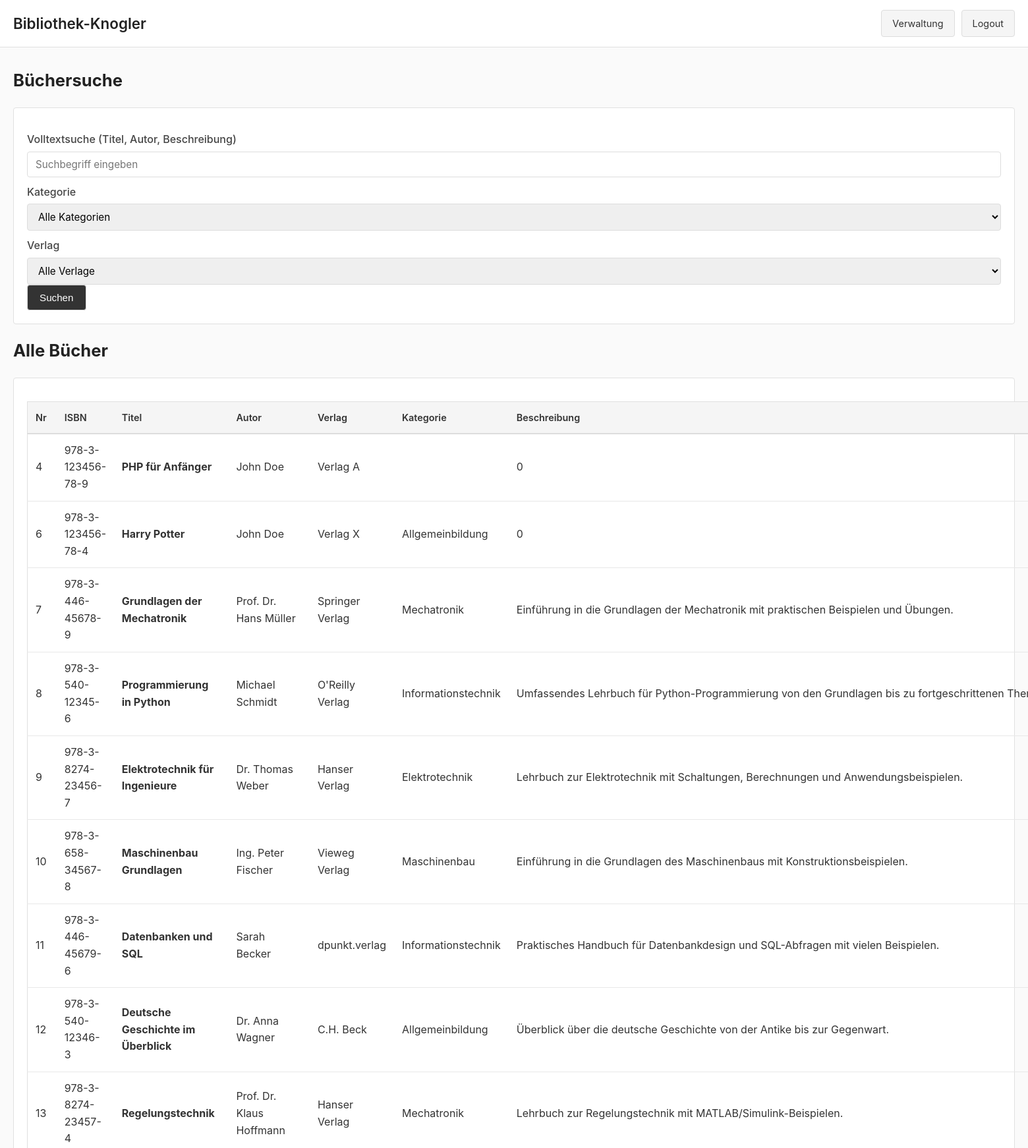
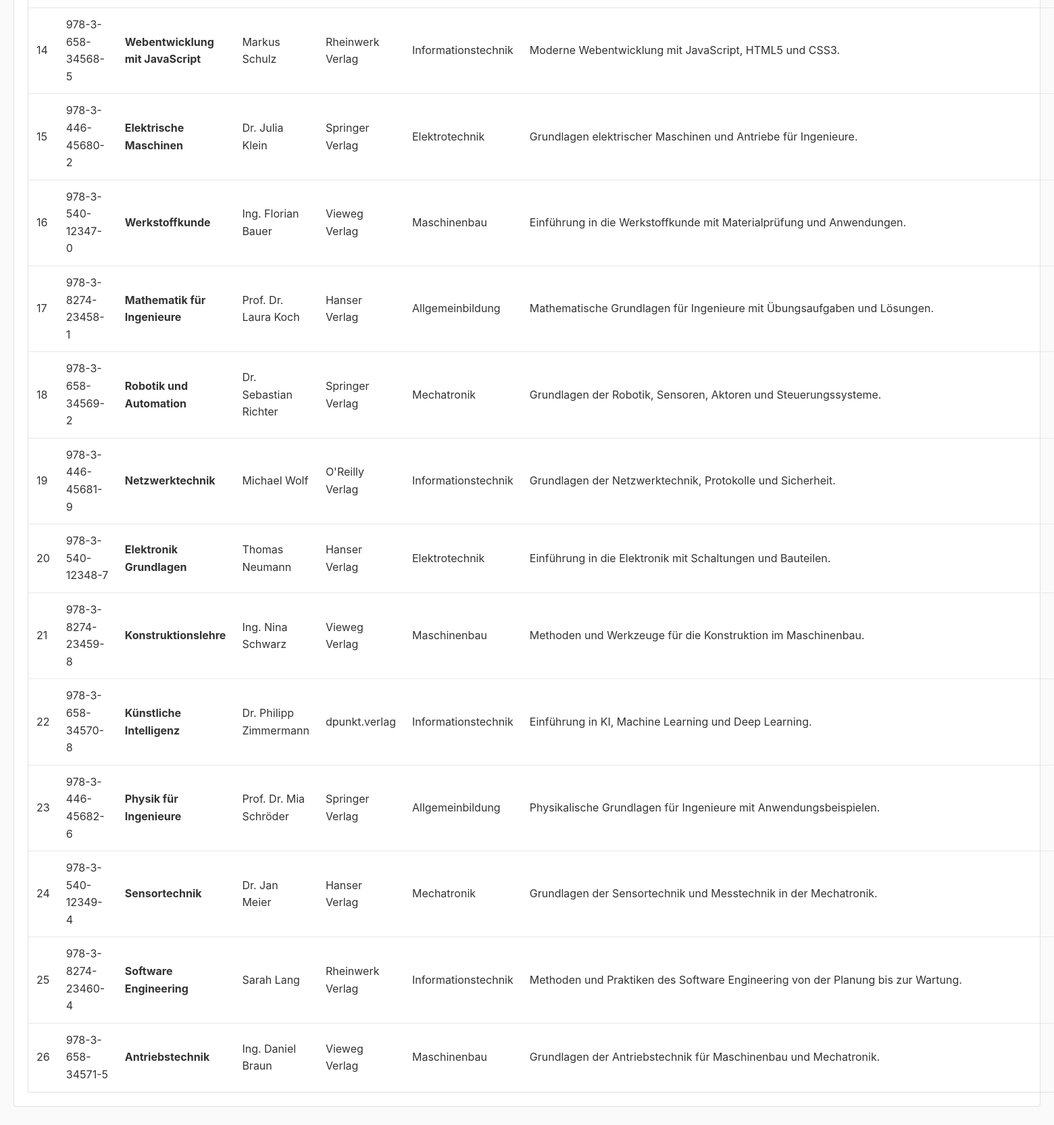
The page / (signed in) on the database its author committed (2 pictures, top to bottom).
### tables this page shows
CREATE TABLE `buch` (
  `buch_nr` int(11) NOT NULL,
  `isbn` varchar(20) DEFAULT NULL,
  `titel` varchar(255) DEFAULT NULL,
  `autor` varchar(255) DEFAULT NULL,
  `verlag` varchar(255) DEFAULT NULL,
  `beschreibung` text DEFAULT NULL,
  `anschaffungspreis` decimal(10,2) DEFAULT NULL,
  `kategorie` varchar(100) DEFAULT NULL
);

### index.php (the view, shortened to what this page needs)
<?php
$conn = new mysqli("localhost", "root", "", "bibliothek_mtsp");
$conn->set_charset("utf8mb4");
$suche = trim($_GET["suche"] ?? "");
$sql = "SELECT buch_nr, isbn, titel, autor, verlag, beschreibung, kategorie FROM buch WHERE 1=1";
$sql .= " ORDER BY buch_nr ASC";
$ergebnis = $conn->query($sql);
?>
<!DOCTYPE html>
<html lang="de">
<head>
    <link rel="stylesheet" href="style/style.css">
</head>
<body>
    <nav class="header-bar">
        <h1><a href="index.php" style="text-decoration: none; color: inherit;">Bibliothek-Knogler</a></h1>
        <div class="header-actions">
            <?php if (isset($_SESSION['bibliothekar_angemeldet']) && $_SESSION['bibliothekar_angemeldet'] === true): ?>
                <a href="verwaltung.php">Verwaltung</a>
                <a href="logout.php">Logout</a>
            <?php else: ?>
                <a href="login.php">Anmelden</a>
            <?php endif; ?>
        </div>
    </nav>
    <main>
        <h2>Büchersuche</h2>
        <section>
            <form method="get">
                <label for="suche">Volltextsuche (Titel, Autor, Beschreibung)</label>
                <input type="text" id="suche" name="suche" value="<?php echo htmlspecialchars($suche); ?>" placeholder="Suchbegriff eingeben">
                <label for="kategorie">Kategorie</label>
                <select id="kategorie" name="kategorie">
                    <option value="">Alle Kategorien</option>
                </select>
                <label for="verlag">Verlag</label>
                <select id="verlag" name="verlag">
                    <option value="">Alle Verlage</option>
                </select>
                <button type="submit">Suchen</button>
            </form>
        </section>
        <h2>Alle Bücher</h2>
        <section>
            <table>
                <thead>
                    <tr>
                        <th>Nr</th>
                        <th>ISBN</th>
                        <th>Titel</th>
                        <th>Autor</th>
                        <th>Verlag</th>
                        <th>Kategorie</th>
                        <th>Beschreibung</th>
                    </tr>
                </thead>
                <tbody>
                    <?php if ($ergebnis && $ergebnis->num_rows > 0): ?>
                        <?php while ($zeile = $ergebnis->fetch_assoc()): ?>
                            <tr>
                                <td><?php echo $zeile["buch_nr"]; ?></td>
                                <td><?php echo htmlspecialchars($zeile["isbn"]); ?></td>
                                <td><strong><?php echo htmlspecialchars($zeile["titel"]); ?></strong></td>
                                <td><?php echo htmlspecialchars($zeile["autor"]); ?></td>
                                <td><?php echo htmlspecialchars($zeile["verlag"]); ?></td>
                                <td><?php echo htmlspecialchars($zeile["kategorie"] ?? "-"); ?></td>
                                <td><?php echo htmlspecialchars(substr($zeile["beschreibung"] ?? "", 0, 100)) . (strlen($zeile["beschreibung"] ?? "") > 100 ? "..." : ""); ?></td>
                            </tr>
                        <?php endwhile; ?>
                    <?php else: ?>
                        <tr>
                            <td colspan="7" style="text-align: center;">Keine Bücher gefunden.</td>
                        </tr>
                    <?php endif; ?>
                </tbody>
            </table>
        </section>
    </main>
</body>
</html>

### style/style.css (style rules this page uses)
* { box-sizing: border-box; margin: 0; padding: 0; }
html, body { width: 100%; margin: 0; padding: 0; }
body { font-family: -apple-system, BlinkMacSystemFont, "Segoe UI", sans-serif; background-color: #fafafa; color: #333; line-height: 1.6; }
main { width: 100%; margin: 30px 0; padding: 0 20px; }
h1 { font-size: 1.4rem; font-weight: 600; }
h2 { font-size: 1.6rem; margin-bottom: 20px; color: #222; }
section { background: #fff; padding: 20px; margin-bottom: 20px; border: 1px solid #e0e0e0; border-radius: 4px; width: 100%; box-sizing: border-box; }
.header-bar { display: flex; align-items: center; justify-content: space-between; padding: 15px 20px; background: #fff; border-bottom: 1px solid #e0e0e0; }
.header-bar h1 { color: #222; }
.header-actions { display: flex; gap: 10px; }
.header-actions a { color: #333; text-decoration: none; padding: 8px 16px; border: 1px solid #ddd; border-radius: 4px; font-size: 0.9rem; background: #f5f5f5; transition: background 0.2s; }
button { padding: 10px 18px; border: 1px solid #ddd; border-radius: 4px; background: #333; color: #fff; font-size: 0.95rem; cursor: pointer; transition: background 0.2s; }
form { margin-top: 15px; }
label { display: block; margin: 10px 0 5px 0; font-weight: 500; color: #444; }
input[type="text"], input[type="password"], input[type="email"], input[type="number"], select, textarea { width: 100%; padding: 9px 12px; border: 1px solid #ddd; border-radius: 4px; font-size: 0.95rem; font-family: inherit; box-sizing: border-box; }
table { width: 100%; border-collapse: collapse; margin-top: 15px; border: 1px solid #e0e0e0; }
th { background: #f5f5f5; padding: 12px; text-align: left; font-weight: 600; border-bottom: 2px solid #ddd; font-size: 0.9rem; }
td { padding: 12px; border-bottom: 1px solid #e8e8e8; }
tr:last-child td { border-bottom: none; }
table td:last-child { white-space: nowrap; }

### rows shown on the page
buch: buch_nr "4", isbn "978-3-123456-78-9", titel "PHP für Anfänger", autor "John Doe", verlag "Verlag A", beschreibung "0"
buch: buch_nr "6", isbn "978-3-123456-78-4", titel "Harry Potter", autor "John Doe", verlag "Verlag X", kategorie "Allgemeinbildung", beschreibung "0"
buch: buch_nr "7", isbn "978-3-446-45678-9", titel "Grundlagen der Mechatronik", autor "Prof. Dr. Hans Müller", verlag "Springer Verlag", kategorie "Mechatronik", beschreibung "Einführung in die Grundlagen der Mechatronik mit praktischen Beispielen und Übungen."
buch: buch_nr "8", isbn "978-3-540-12345-6", titel "Programmierung in Python", autor "Michael Schmidt", verlag "O'Reilly Verlag", kategorie "Informationstechnik", beschreibung "Umfassendes Lehrbuch für Python-Programmierung von den Grundlagen bis zu fortgeschrittenen…"
buch: buch_nr "9", isbn "978-3-8274-23456-7", titel "Elektrotechnik für Ingenieure", autor "Dr. Thomas Weber", verlag "Hanser Verlag", kategorie "Elektrotechnik", beschreibung "Lehrbuch zur Elektrotechnik mit Schaltungen, Berechnungen und Anwendungsbeispielen."
buch: buch_nr "10", isbn "978-3-658-34567-8", titel "Maschinenbau Grundlagen", autor "Ing. Peter Fischer", verlag "Vieweg Verlag", kategorie "Maschinenbau", beschreibung "Einführung in die Grundlagen des Maschinenbaus mit Konstruktionsbeispielen."
buch: buch_nr "11", isbn "978-3-446-45679-6", titel "Datenbanken und SQL", autor "Sarah Becker", verlag "dpunkt.verlag", kategorie "Informationstechnik", beschreibung "Praktisches Handbuch für Datenbankdesign und SQL-Abfragen mit vielen Beispielen."
buch: buch_nr "12", isbn "978-3-540-12346-3", titel "Deutsche Geschichte im Überblick", autor "Dr. Anna Wagner", verlag "C.H. Beck", kategorie "Allgemeinbildung", beschreibung "Überblick über die deutsche Geschichte von der Antike bis zur Gegenwart."
buch: buch_nr "13", isbn "978-3-8274-23457-4", titel "Regelungstechnik", autor "Prof. Dr. Klaus Hoffmann", verlag "Hanser Verlag", kategorie "Mechatronik", beschreibung "Lehrbuch zur Regelungstechnik mit MATLAB/Simulink-Beispielen."
buch: buch_nr "14", isbn "978-3-658-34568-5", titel "Webentwicklung mit JavaScript", autor "Markus Schulz", verlag "Rheinwerk Verlag", kategorie "Informationstechnik", beschreibung "Moderne Webentwicklung mit JavaScript, HTML5 und CSS3."
buch: buch_nr "15", isbn "978-3-446-45680-2", titel "Elektrische Maschinen", autor "Dr. Julia Klein", verlag "Springer Verlag", kategorie "Elektrotechnik", beschreibung "Grundlagen elektrischer Maschinen und Antriebe für Ingenieure."
buch: buch_nr "16", isbn "978-3-540-12347-0", titel "Werkstoffkunde", autor "Ing. Florian Bauer", verlag "Vieweg Verlag", kategorie "Maschinenbau", beschreibung "Einführung in die Werkstoffkunde mit Materialprüfung und Anwendungen."
buch: buch_nr "17", isbn "978-3-8274-23458-1", titel "Mathematik für Ingenieure", autor "Prof. Dr. Laura Koch", verlag "Hanser Verlag", kategorie "Allgemeinbildung", beschreibung "Mathematische Grundlagen für Ingenieure mit Übungsaufgaben und Lösungen."
buch: buch_nr "18", isbn "978-3-658-34569-2", titel "Robotik und Automation", autor "Dr. Sebastian Richter", verlag "Springer Verlag", kategorie "Mechatronik", beschreibung "Grundlagen der Robotik, Sensoren, Aktoren und Steuerungssysteme."
buch: buch_nr "19", isbn "978-3-446-45681-9", titel "Netzwerktechnik", autor "Michael Wolf", verlag "O'Reilly Verlag", kategorie "Informationstechnik", beschreibung "Grundlagen der Netzwerktechnik, Protokolle und Sicherheit."
buch: buch_nr "20", isbn "978-3-540-12348-7", titel "Elektronik Grundlagen", autor "Thomas Neumann", verlag "Hanser Verlag", kategorie "Elektrotechnik", beschreibung "Einführung in die Elektronik mit Schaltungen und Bauteilen."
buch: buch_nr "21", isbn "978-3-8274-23459-8", titel "Konstruktionslehre", autor "Ing. Nina Schwarz", verlag "Vieweg Verlag", kategorie "Maschinenbau", beschreibung "Methoden und Werkzeuge für die Konstruktion im Maschinenbau."
buch: buch_nr "22", isbn "978-3-658-34570-8", titel "Künstliche Intelligenz", autor "Dr. Philipp Zimmermann", verlag "dpunkt.verlag", kategorie "Informationstechnik", beschreibung "Einführung in KI, Machine Learning und Deep Learning."
buch: buch_nr "23", isbn "978-3-446-45682-6", titel "Physik für Ingenieure", autor "Prof. Dr. Mia Schröder", verlag "Springer Verlag", kategorie "Allgemeinbildung", beschreibung "Physikalische Grundlagen für Ingenieure mit Anwendungsbeispielen."
buch: buch_nr "24", isbn "978-3-540-12349-4", titel "Sensortechnik", autor "Dr. Jan Meier", verlag "Hanser Verlag", kategorie "Mechatronik", beschreibung "Grundlagen der Sensortechnik und Messtechnik in der Mechatronik."
buch: buch_nr "25", isbn "978-3-8274-23460-4", titel "Software Engineering", autor "Sarah Lang", verlag "Rheinwerk Verlag", kategorie "Informationstechnik", beschreibung "Methoden und Praktiken des Software Engineering von der Planung bis zur Wartung."
buch: buch_nr "26", isbn "978-3-658-34571-5", titel "Antriebstechnik", autor "Ing. Daniel Braun", verlag "Vieweg Verlag", kategorie "Maschinenbau", beschreibung "Grundlagen der Antriebstechnik für Maschinenbau und Mechatronik."
